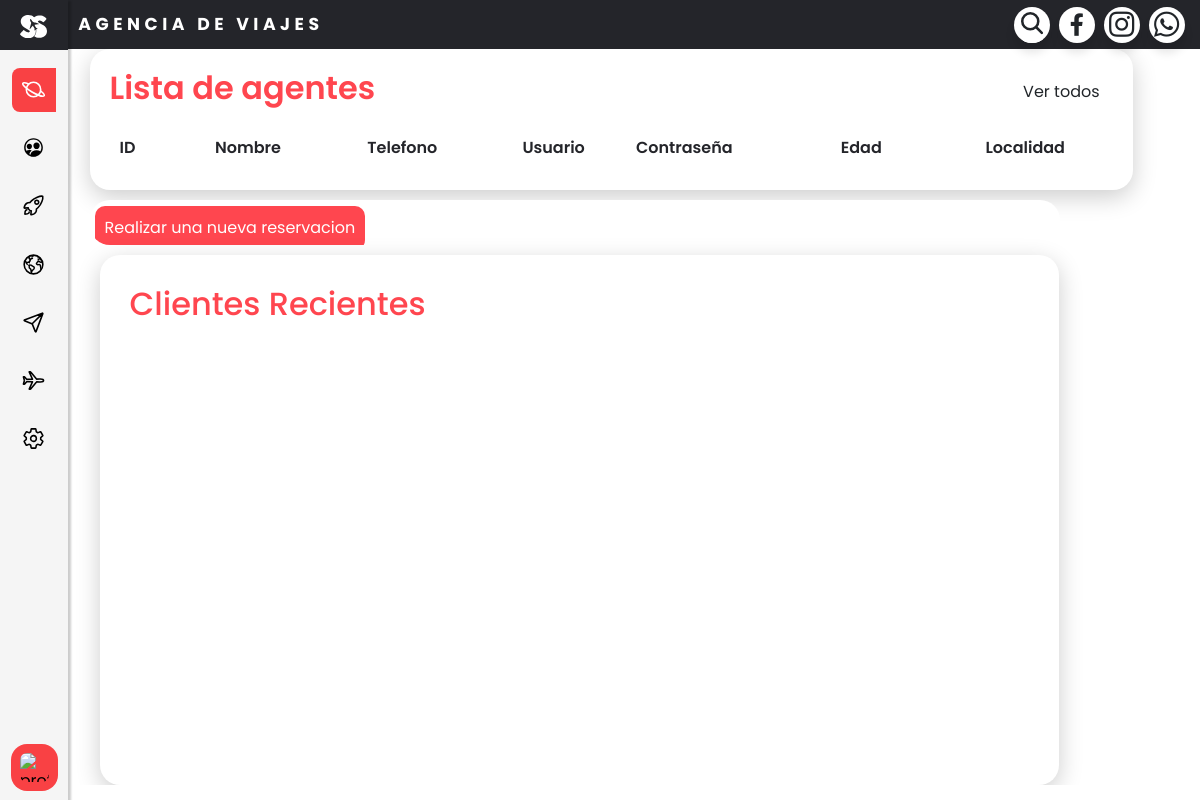
/agentes/, run on an earlier commit of the app's database.
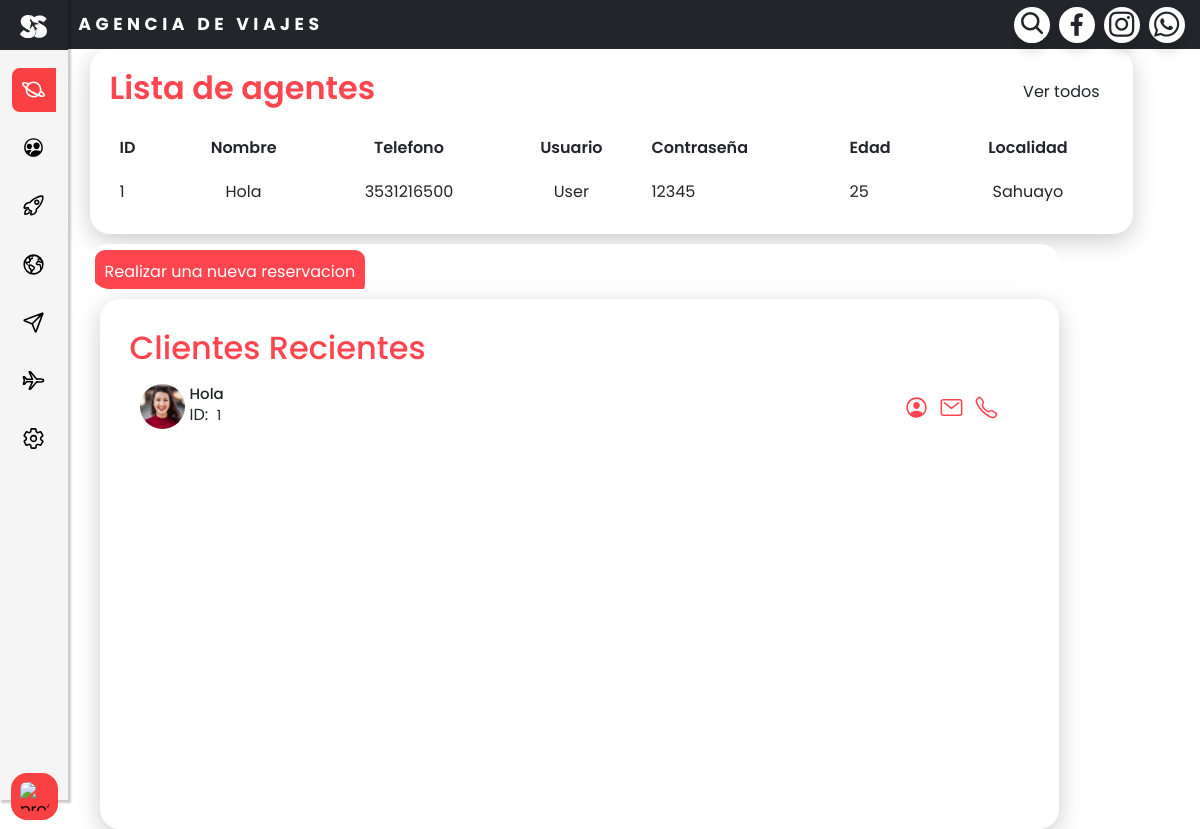
And on a later commit of the database.
### agentes/models.py (models this page shows, shortened)
class Agentes(models.Model):
    idagente = models.AutoField(primary_key=True,unique=True, blank=False, null=False)
    nombreg = models.CharField(max_length=255, blank=False, null=False)
    telefenog = models.CharField(max_length=20)
    usuariog = models.CharField(max_length=50, unique=True,blank=False, null=False)
    passwordg = models.CharField(max_length=100,blank=False, null=False)
    saldo = models.IntegerField()
    edadg = models.IntegerField()
    localidadg = models.CharField(max_length=100)

### agentes/views.py (the view)
# urls.py: path('',include('agentes.urls')),
def agentes(request):
    agentes = Agentes.objects.all()
    data = {
        'agentes': agentes
    }
    response = render(request, 'agentes/agentes.html', context=data)
    response['X-Frame-Options'] = 'ALLOW-FROM *'
    return response

### agentes/templates/agentes/agentes.html (shortened to what this page needs)
{% extends 'base/base.html' %}
{% load static %}
{% block content %}
    <div class="reservas">
        <div class="recientes">
            <div class="titulo">
                <h2>Lista de agentes </h2>
                <a href="#" class="btn">Ver todos</a>
            </div>
            <table>
                <thead>
                    <tr>
                        <td>ID</td>
                        <td>Nombre</td>
                        <td>Telefono</td>
                        <td>Usuario</td>
                        <td>Contraseña</td>
                        <td>Edad</td>
                        <td>Localidad</td>
                    </tr>
                </thead>
                <tbody class="TableClientes">
                    {% for agente in agentes %}
                        <tr>
                            <td>{{ agente.idagente }}</td>
                            <td>{{ agente.nombreg }}</td>
                            <td>{{ agente.telefenog }}</td>
                            <td>{{ agente.usuariog }}</td>
                            <td>{{ agente.passwordg }}</td>
                            <td>{{ agente.edadg }}</td>
                            <td>{{ agente.localidadg }}</td>
                        </tr>
                    {% endfor %}
                </tbody>
            </table>
        </div>
        <div class="sidecontent">
            <div class="ops mini">
                <a href="#" class="btn-expand">Realizar una nueva reservacion</a>
            </div>
            <div class="ops-right">
                <div class="header">
                    <h2>Clientes Recientes</h2>
                </div>
                <table>
                    <tbody class="clientesRC">
                         {% for agente in agentes %}
                            <tr class="trC">
                                <td width="60px" class="tdi"><div class="imbBx"><img src="{% static 'Imgs/us1.jpg' %}"></div></td>
                                <td><h4>{{ agente.nombreg }}</h4>ID: &nbsp<span class="idT">{{ agente.idagente }}</span>
                                    <div class="iconos">
                                        <ion-icon class="profile" name="person-circle-outline"></ion-icon>
                                        <ion-icon name="mail-outline"></ion-icon>
                                        <ion-icon name="call-outline"></ion-icon>
                                    </div>
                                </td>
                            </tr>
                        {% endfor %}
                    </tbody>
                </table>
                </div>
            </div>
        </div>
{% endblock %}

What changed in the data, as far as the page shows it:
added Agentes: idagente "1", nombreg "Hola", telefenog "3531216500", usuariog "User", passwordg "12345", edadg "25", localidadg "Sahuayo"
